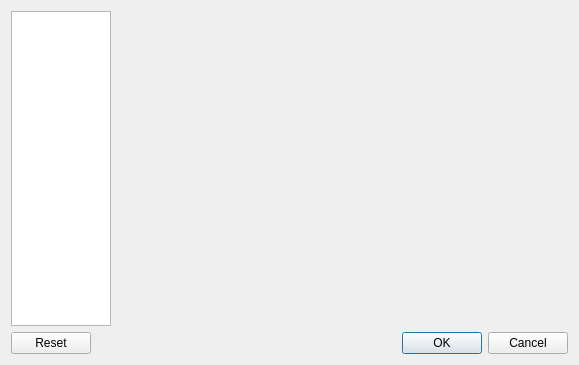
<?xml version="1.0" encoding="UTF-8"?>
<ui version="4.0">
 <class>ConfigDialog</class>
 <widget class="QDialog" name="ConfigDialog">
  <property name="geometry">
   <rect>
    <x>0</x>
    <y>0</y>
    <width>579</width>
    <height>365</height>
   </rect>
  </property>
  <property name="windowTitle">
   <string>SuperCollider IDE Configuration</string>
  </property>
  <layout class="QVBoxLayout" name="verticalLayout">
   <item>
    <layout class="QHBoxLayout" name="horizontalLayout">
     <item>
      <widget class="ScIDE::IconListWidget" name="configPageList">
       <property name="sizePolicy">
        <sizepolicy hsizetype="Maximum" vsizetype="Expanding">
         <horstretch>0</horstretch>
         <verstretch>0</verstretch>
        </sizepolicy>
       </property>
       <property name="maximumSize">
        <size>
         <width>100</width>
         <height>16777215</height>
        </size>
       </property>
       <property name="dragDropMode">
        <enum>QAbstractItemView::NoDragDrop</enum>
       </property>
       <property name="iconSize">
        <size>
         <width>32</width>
         <height>32</height>
        </size>
       </property>
       <property name="isWrapping" stdset="0">
        <bool>false</bool>
       </property>
       <property name="viewMode">
        <enum>QListView::ListMode</enum>
       </property>
      </widget>
     </item>
     <item>
      <widget class="QStackedWidget" name="configPageStack">
       <property name="sizePolicy">
        <sizepolicy hsizetype="Expanding" vsizetype="Preferred">
         <horstretch>1</horstretch>
         <verstretch>0</verstretch>
        </sizepolicy>
       </property>
       <property name="layoutDirection">
        <enum>Qt::LeftToRight</enum>
       </property>
       <property name="currentIndex">
        <number>-1</number>
       </property>
      </widget>
     </item>
    </layout>
   </item>
   <item>
    <widget class="QDialogButtonBox" name="buttonBox">
     <property name="orientation">
      <enum>Qt::Horizontal</enum>
     </property>
     <property name="standardButtons">
      <set>QDialogButtonBox::Cancel|QDialogButtonBox::Ok|QDialogButtonBox::Reset</set>
     </property>
     <property name="centerButtons">
      <bool>false</bool>
     </property>
    </widget>
   </item>
  </layout>
 </widget>
 <customwidgets>
  <customwidget>
   <class>ScIDE::IconListWidget</class>
   <extends>QListWidget</extends>
   <header>icon_list_widget.hpp</header>
  </customwidget>
 </customwidgets>
 <resources/>
 <connections>
  <connection>
   <sender>buttonBox</sender>
   <signal>accepted()</signal>
   <receiver>ConfigDialog</receiver>
   <slot>accept()</slot>
   <hints>
    <hint type="sourcelabel">
     <x>248</x>
     <y>254</y>
    </hint>
    <hint type="destinationlabel">
     <x>157</x>
     <y>274</y>
    </hint>
   </hints>
  </connection>
  <connection>
   <sender>buttonBox</sender>
   <signal>rejected()</signal>
   <receiver>ConfigDialog</receiver>
   <slot>reject()</slot>
   <hints>
    <hint type="sourcelabel">
     <x>316</x>
     <y>260</y>
    </hint>
    <hint type="destinationlabel">
     <x>286</x>
     <y>274</y>
    </hint>
   </hints>
  </connection>
  <connection>
   <sender>configPageList</sender>
   <signal>currentRowChanged(int)</signal>
   <receiver>configPageStack</receiver>
   <slot>setCurrentIndex(int)</slot>
   <hints>
    <hint type="sourcelabel">
     <x>54</x>
     <y>167</y>
    </hint>
    <hint type="destinationlabel">
     <x>341</x>
     <y>167</y>
    </hint>
   </hints>
  </connection>
 </connections>
</ui>
